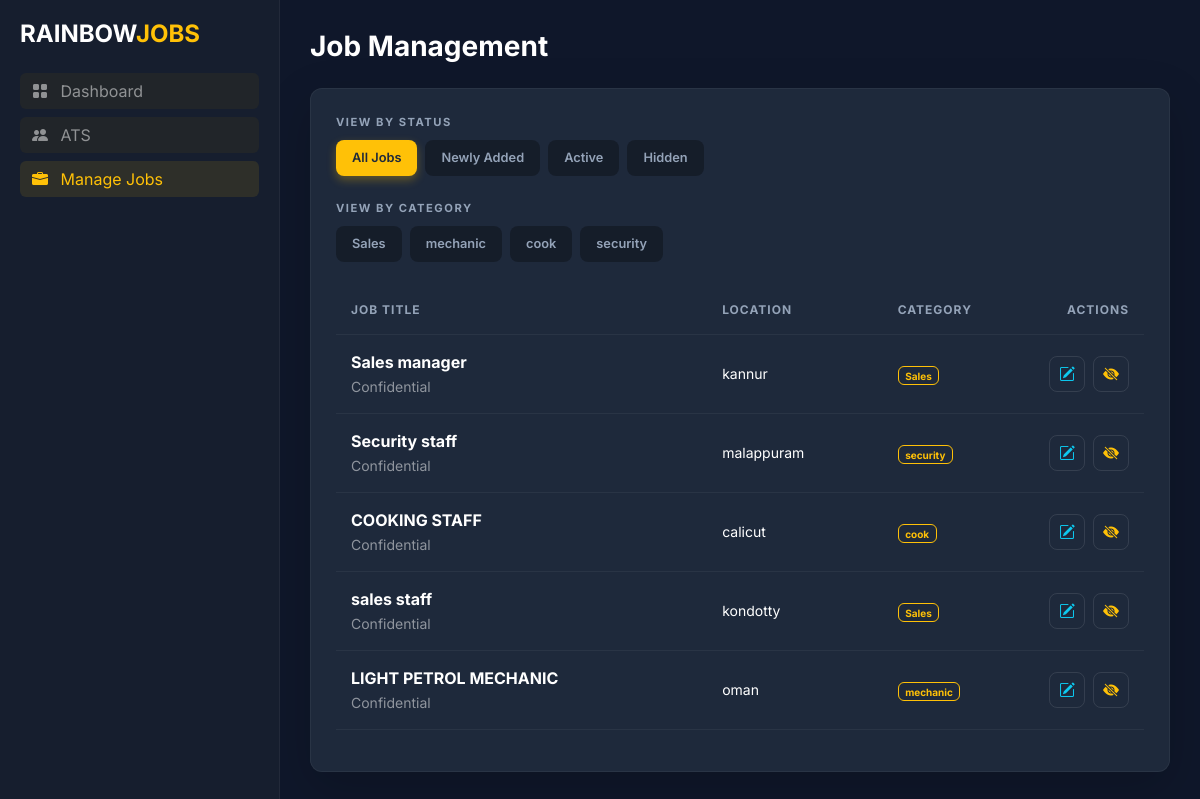
Page /management/command-center/jobs/ (signed in) on the earlier database version.
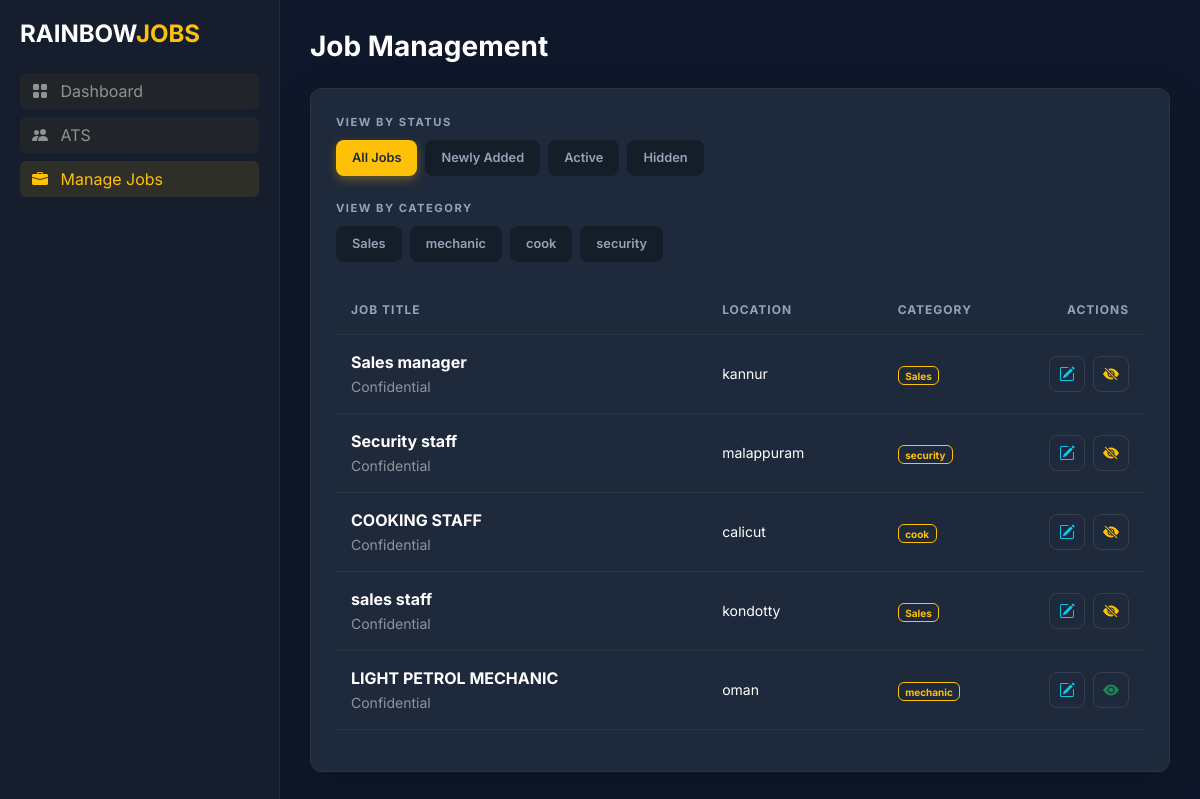
Same page on the later database version.
### jobs/models.py (models this page shows, shortened)
class Job(models.Model):
    GENDER_CHOICES = [
        ('Any', 'Male / Female'),
        ('Male', 'Male Only'),
        ('Female', 'Female Only'),
    ]
    title = models.CharField(max_length=200) # e.g., "SALES STAFF", "LIGHT PETROL MECHANIC"
    category = models.ForeignKey(Category, on_delete=models.SET_NULL, null=True, related_name='jobs')
    company_name = models.CharField(max_length=200, blank=True, null=True) # E.g., "Gas Stove Agency"
    location = models.CharField(max_length=150) # e.g., "Kondotty", "Oman"
    description = models.TextField(help_text="Main Malayalam/English description")
    gender = models.CharField(max_length=10, choices=GENDER_CHOICES, default='Any')
    salary = models.CharField(max_length=100) # e.g., "13600 + incentive" or "38000 to 43000"
    experience = models.CharField(max_length=100, blank=True, null=True) # e.g., "Freshers & Experience" or "2 year or 3 year"
    timing = models.CharField(max_length=100, blank=True, null=True) # e.g., "09.30 am to 05.00 pm"
    benefits = models.TextField(blank=True, null=True, help_text="e.g., ESI & PF, Food & Accommodation")
    requirements = models.TextField(blank=True, null=True, help_text="e.g., Two wheeler must, Arabic knowledge must")
    is_urgent = models.BooleanField(default=False, help_text="Check this to show 📢 URGENT VACANCY tag")
    contact_info = models.CharField(max_length=100) # e.g., "8590667410"
    posted_by = models.ForeignKey(User, on_delete=models.CASCADE)
    created_at = models.DateTimeField(default=timezone.now)
    is_active = models.BooleanField(default=True)

class Category(models.Model):
    name = models.CharField(max_length=100, unique=True)
    description = models.TextField(blank=True, null=True)
    class Meta:
        verbose_name_plural = "Categories"

### portal_admin/views.py (the view)
# urls.py: path('command-center/jobs/', views.manage_jobs, name='manage_jobs'),
@login_required(login_url='login')
@user_passes_test(is_admin, login_url='home')
def manage_jobs(request):
    jobs = Job.objects.all().order_by('-created_at')
    categories = Category.objects.all() # Fetch categories for the filter tabs
    context = {
        'jobs': jobs,
        'categories': categories
    }
    return render(request, 'admin/admin_manage_jobs.html', context)

### portal_admin/views.py (called while the page is built)
def is_admin(user):
    return user.is_authenticated and user.is_superuser

### templates/admin/admin_manage_jobs.html (shortened to what the changed rows need)
{% load static %}
<!DOCTYPE html>
<html lang="en">
<head>
    <link href="https://cdn.jsdelivr.net/npm/bootstrap@5.3.0/dist/css/bootstrap.min.css" rel="stylesheet">
    <link rel="stylesheet" href="https://cdn.jsdelivr.net/npm/bootstrap-icons@1.10.5/font/bootstrap-icons.css">
</head>
<body>
    <main class="main-content">
        <div class="custom-card shadow-lg">
            <div class="table-responsive">
                <table class="table table-custom">
                    <thead>
                        <tr>
                            <th>Job Title</th>
                            <th>Location</th>
                            <th>Category</th>
                            <th>Status</th>
                            <th class="col-actions">Actions</th>
                        </tr>
                    </thead>
                    <tbody>
                        {% for job in jobs %}
                        <tr class="job-row"
                            data-status="{% if job.is_active %}active{% else %}hidden{% endif %}"
                            data-category="{{ job.category.name|slugify }}"
                            data-new="{% if forloop.counter <= 10 %}true{% else %}false{% endif %}">
                            <td>
                                <strong class="d-block">{{ job.title }}</strong>
                                <small class="text-white-50">{{ job.company_name|default:"Confidential" }}</small>
                            </td>
                            <td class="text-white-50 small">{{ job.location }}</td>
                            <td><span class="badge border border-warning text-warning" style="font-size: 10px;">{{ job.category.name }}</span></td>
                            <td>
                                {% if job.is_active %}
                                    <span class="text-success fw-bold small">Visible</span>
                                {% else %}
                                    <span class="text-muted fw-bold small">Hidden</span>
                                {% endif %}
                            </td>
                            <td class="col-actions">
                                <div class="d-flex justify-content-end gap-2">
                                    <a href="{% url 'edit_job' job.id %}" class="btn-action" title="Edit">
                                        <i class="bi bi-pencil-square text-info"></i>
                                    </a>
                                    <a href="{% url 'toggle_job_status' job.id %}" class="btn-action" title="Toggle">
                                        {% if job.is_active %}
                                            <i class="bi bi-eye-slash-fill text-warning"></i>
                                        {% else %}
                                            <i class="bi bi-eye-fill text-success"></i>
                                        {% endif %}
                                    </a>
                                </div>
                            </td>
                        </tr>
                        {% endfor %}
                    </tbody>
                </table>
            </div>
        </div>
    </main>
</body>
</html>

Differences in the rows shown:
changed Job "LIGHT PETROL MECHANIC": is_active True → False (drawn)
